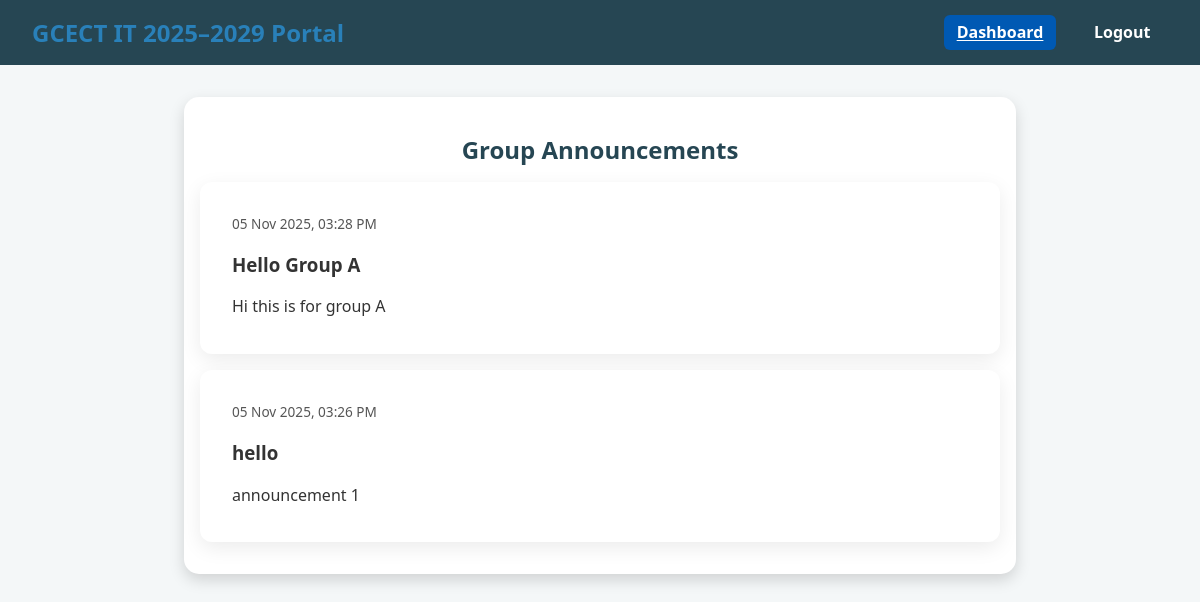
/announcement_group_view/A, run on the app's committed database.
### models.py (models this page shows, shortened)
class AnnouncementGroup(db.Model):
    id = db.Column(db.Integer, primary_key=True)
    title = db.Column(db.String(200), nullable=False)
    description = db.Column(db.Text, nullable=False)
    filename = db.Column(db.String(200))  # optional file upload
    group = db.Column(db.String(10), nullable=False)  # "A" or "B"
    created_at = db.Column(db.DateTime, default=datetime.utcnow)

### app.py (the view)
@app.route("/announcement_group_view/<group>")
def announcement_group_view(group):
    announcements = AnnouncementGroup.query.filter_by(group=group).order_by(AnnouncementGroup.created_at.desc()).all()
    return render_template("announcement_group_view.html", announcements=announcements, group=group)
    return render_template('announcement_group_view.html', announcements=announcements)

### templates/announcement_group_view.html (shortened to what this page needs)
<!DOCTYPE html>
<html lang="en">
<head>
  <link rel="stylesheet" href="{{ url_for('static', filename='css/style.css') }}">
</head>
<body>
<header class="navbar">
  <h1>GCECT IT 2025–2029 Portal</h1>
  <nav>
      <a href="{{ url_for('dashboard_student') }}" class="active">Dashboard</a>
      <a href="{{ url_for('logout') }}">Logout</a>
  </nav>
</header>
<div class="container">
  <h2>Group Announcements</h2>
  {% if announcements %}
    {% for ann in announcements|sort(attribute='created_at', reverse=True) %}
      <div class="card">
        <div class="datetime">{{ ann.created_at.strftime('%d %b %Y, %I:%M %p') }}</div>
        <h3>{{ ann.title }}</h3>
        <p>{{ ann.description }}</p>
      </div>
    {% endfor %}
  {% else %}
    <p>No group announcements yet.</p>
  {% endif %}
</div>
</body>
</html>

### static/css/style.css (style rules this page uses)
body { font-family: "Poppins", sans-serif; margin: 0; background: linear-gradient(135deg, #6dd5fa, #2980b9); color: #333; }
a { color: #0047b3; text-decoration: none; font-weight: 600; }
.container, .login-container { max-width: 400px; margin: 60px auto; background: #fff; padding: 30px; border-radius: 15px; box-shadow: 0 6px 15px rgba(0,0,0,0.15); }
h1, h2 { text-align: center; color: #2980b9; margin-bottom: 1.5rem; }
.navbar { background-color: #003366; color: white; padding: 1rem 2rem; display: flex; justify-content: space-between; align-items: center; flex-wrap: wrap; }
.navbar a { color: #ffffff !important; margin: 0.3rem; padding: 0.4rem 0.8rem; border-radius: 6px; transition: background-color 0.3s ease, color 0.3s ease; }
.navbar a.active { background-color: #0059b3; }

### templates/announcement_group_view.html (style rules this page uses)
body { font-family: 'Segoe UI', Tahoma, Geneva, Verdana, sans-serif; background: #f4f7f8; margin: 0; padding: 0; }
header.navbar { background: #264653; color: #fff; padding: 1rem 2rem; display: flex; justify-content: space-between; align-items: center; }
header.navbar h1 { margin: 0; font-size: 1.5rem; }
header.navbar nav a { color: #fff; margin-left: 1rem; text-decoration: none; font-weight: bold; }
header.navbar nav a.active { text-decoration: underline; }
.container { max-width: 800px; margin: 2rem auto; padding: 1rem; }
.card { background: #fff; padding: 2rem; border-radius: 12px; box-shadow: 0 6px 20px rgba(0,0,0,0.08); margin-bottom: 1rem; }
h2 { color: #264653; margin-bottom: 1rem; }
p { margin: 0.3rem 0; }
.datetime { font-size: 0.85rem; color: #555; margin-bottom: 0.5rem; }

### data on the page
AnnouncementGroup: created_at "05 Nov 2025, 03:28 PM", title "Hello Group A", description "Hi this is for group A"
AnnouncementGroup: created_at "05 Nov 2025, 03:26 PM", title "hello", description "announcement 1"
